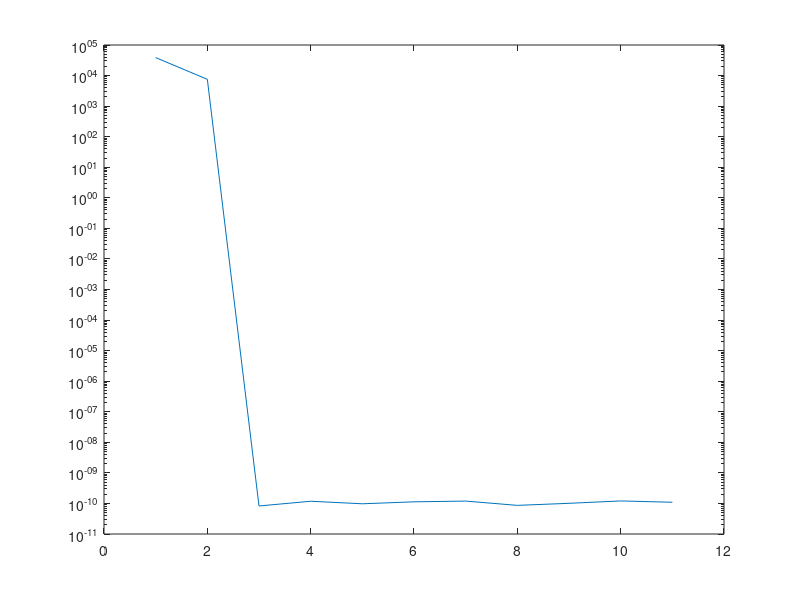
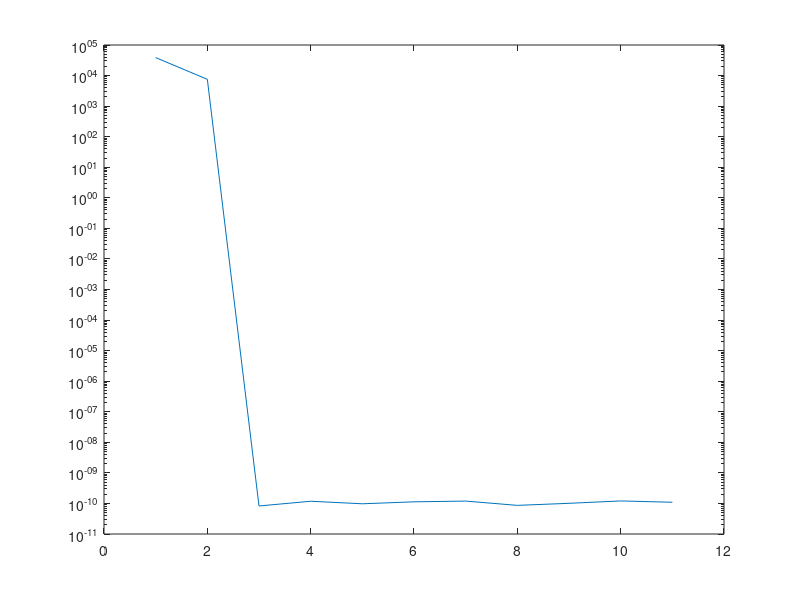

MATLAB code for these plots, in order:
clc;clearvars;

%f1=@(x)(sin(x).*cos(x));
f1=@(x) x.^5 + x.^4 + 5*x.^3 - 4*x.^2

przedzial1=linspace(-pi,3*pi,301);

for i=3:13
        %interpolacja
        przedzial1=linspace(-pi,3*pi,301);
    x1_punkty=linspace(-pi,3*pi,15); %węzły
    dok1_wart=f1(x1_punkty);
    % INTERPOLACJA POJEDYNCZYM WIELOMIANEM
    p1=polyfit(x1_punkty,dok1_wart,i);
    val1=polyval(p1,przedzial1);
    yy=f1(przedzial1);

    bladi(i-2)= norm(val1-yy);

    %aproksymacja
    x_punkty=linspace(-pi,3*pi,15);
    dok_wart=f1(x_punkty);

    p=polyfit(x_punkty,dok_wart,i);
    %Wartosci
    aproksymowana=f1(przedzial1);
    val=polyval(p,przedzial1);

    blada(i-2)= norm(val-aproksymowana);

end
figure(1)
semilogy(bladi)
figure(2)
semilogy(blada)
